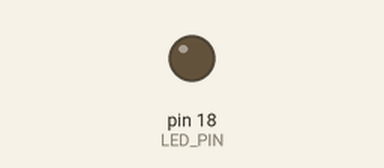
The sketch below on a simulated Arduino Uno, built with avr-gcc and run on an emulated ATmega328P. Shown: output pins drawn as LEDs (lit = HIGH).

Above: at 0.6 s.
At 2.5 s:
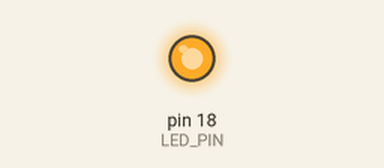
Timing chart, 0 to 6.5 s (numbered marks = the images above):
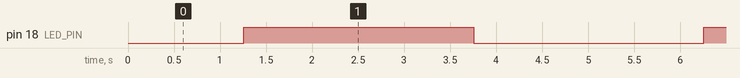

The sketch:

Fade-Without-Delay.ino
```cpp
#define LED_PIN 18
#define FADE_PERIOD 5000  // Total fade-in + fade-out time in milliseconds

void setup() {
  pinMode(LED_PIN, OUTPUT);
}

void loop() {
  unsigned long progress = millis() % FADE_PERIOD;  // Keeps cycling

  // First half: Fade in (0 → 255)
  if (progress <= FADE_PERIOD / 2) {
    int brightness = map(progress, 0, FADE_PERIOD / 2, 0, 255);
    analogWrite(LED_PIN, brightness);
  }
  // Second half: Fade out (255 → 0)
  else {
    int brightness = map(progress, FADE_PERIOD / 2, FADE_PERIOD, 255, 0);
    analogWrite(LED_PIN, brightness);
  }
}
```

Measured:
- by itself, pin 18 (LED_PIN): alternates HIGH for 2.5 s and LOW for 2.5 s
